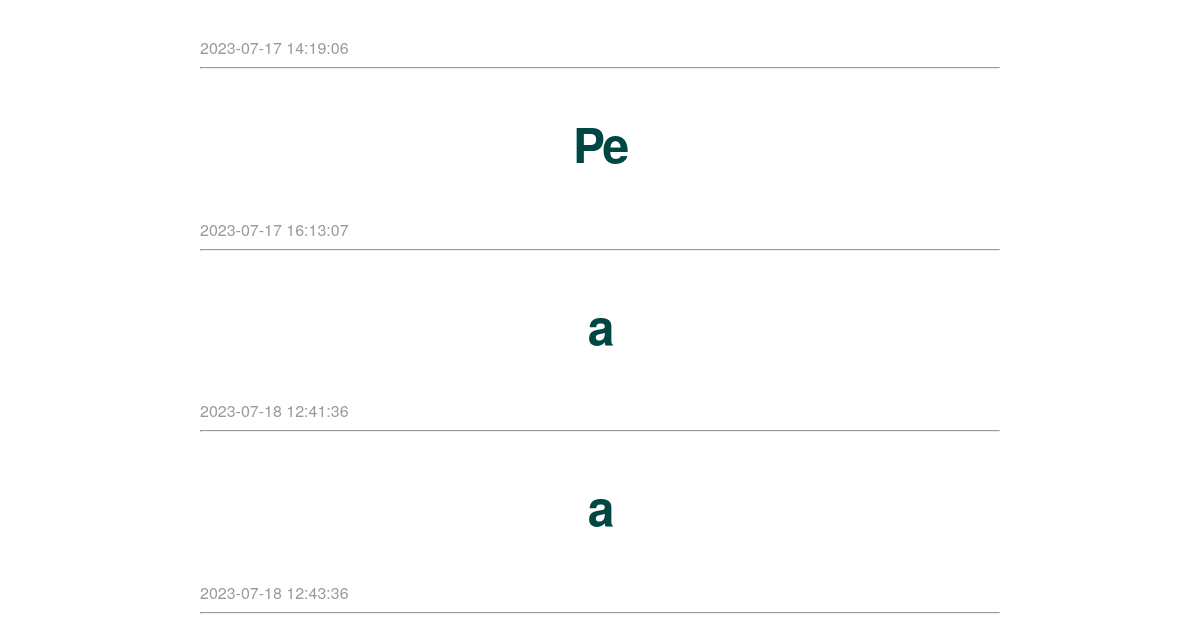
Before: / (lower part) with the older database file.
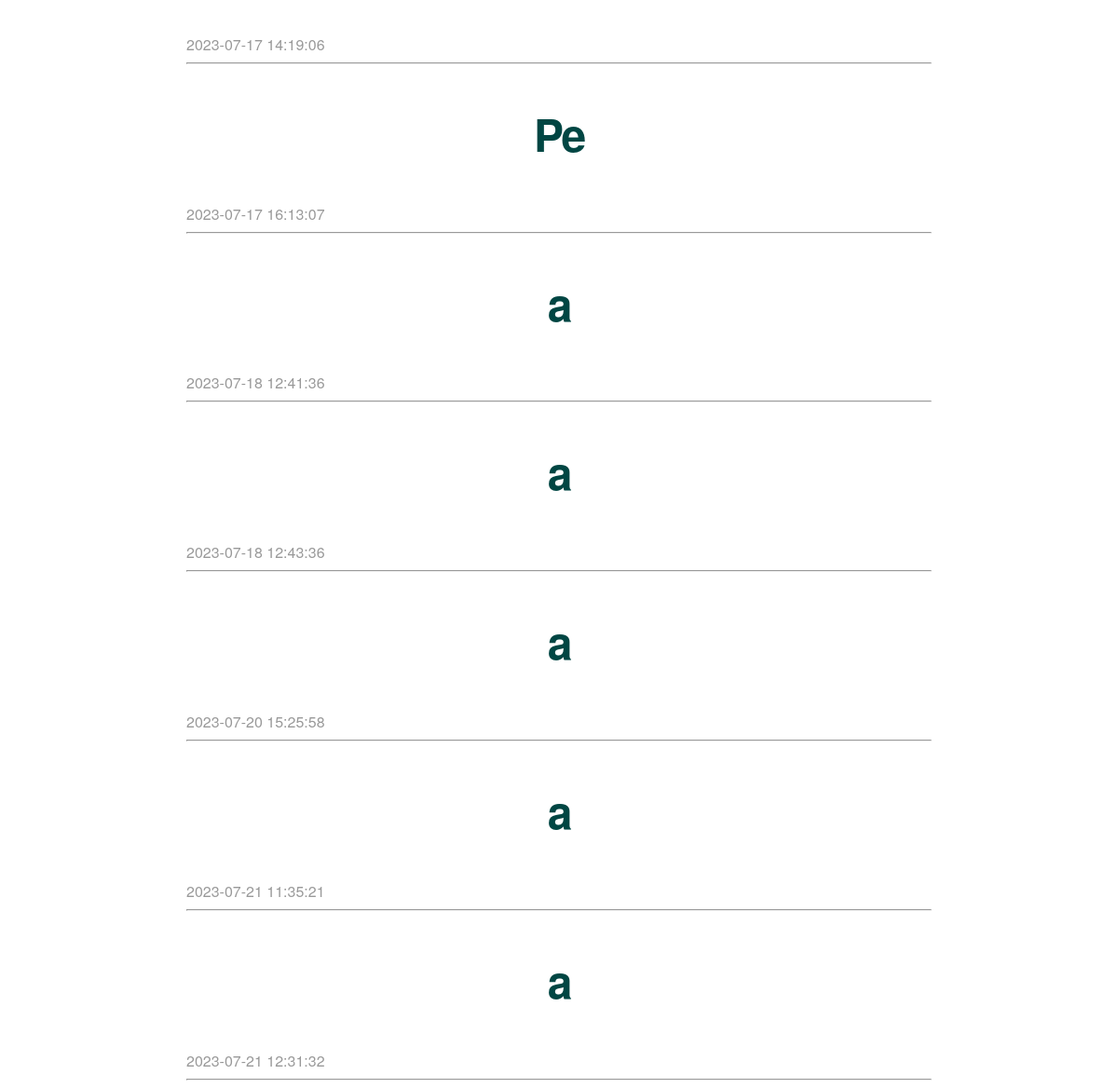
After: the same page with the newer database file.
### tables this page shows
CREATE TABLE posts (
    id INTEGER PRIMARY KEY AUTOINCREMENT,
    created TIMESTAMP NOT NULL DEFAULT CURRENT_TIMESTAMP,
    title TEXT NOT NULL,
    content TEXT NOT NULL
);

### app.py (the view)
@app.route('/')
def index():
    connection = get_db_connection()
    posts = connection.execute('SELECT * FROM posts').fetchall()
    connection.close()
    logger_stdout.info('The homepage has been retrieved.')
    return render_template('index.html', posts=posts)

### app.py (called while the page is built)
def counted(fn):
    def wrapper(*args, **kwargs):
        wrapper.called += 1
        return fn(*args, **kwargs)
    wrapper.called = 0
    wrapper.__name__ = fn.__name__
    return wrapper

@counted
def get_db_connection():
    connection = sqlite3.connect('database.db')
    connection.row_factory = sqlite3.Row
    return connection

### templates/index.html (shortened to what this page needs)
{% extends 'base.html' %}
{% block content %}
    {% for post in posts %}
        <a class="post" href="{{ url_for('post', post_id=post['id']) }}">
            <h2>{{ post['title'] }}</h2>
        </a>
        <span class="timestamp">{{ post['created'] }}</span>
        <hr>
    {% endfor %}
{% endblock %}

### templates/base.html (shortened to what this page needs)
<!doctype html>
<html lang="en">
  <head>
     <link rel="stylesheet" href="{{ url_for('static', filename='css/main.css') }}">
  </head>
  <body>
    <div class="container">
        {% block content %} {% endblock %}
    </div>
  </body>
</html>

### static/css/main.css (style rules this page uses)
body { margin: 0; padding: 0; font-family: "Helvetica Neue", Helvetica, Arial, sans-serif; color: #444; }
.container { width: 800px; margin: 0 auto; margin-block-start: 80px; }
h2 { font-size: 3em; margin-top: 40px; text-align: center; letter-spacing: -2px; color: #004643; }
.post { text-decoration: none; }
.timestamp { color: #999; }

Changed rows visible on the page:
added posts: title "a", created "2023-07-20 15:25:58"
added posts: title "a", created "2023-07-21 11:35:21"
added posts: title "a", created "2023-07-21 12:31:32"
